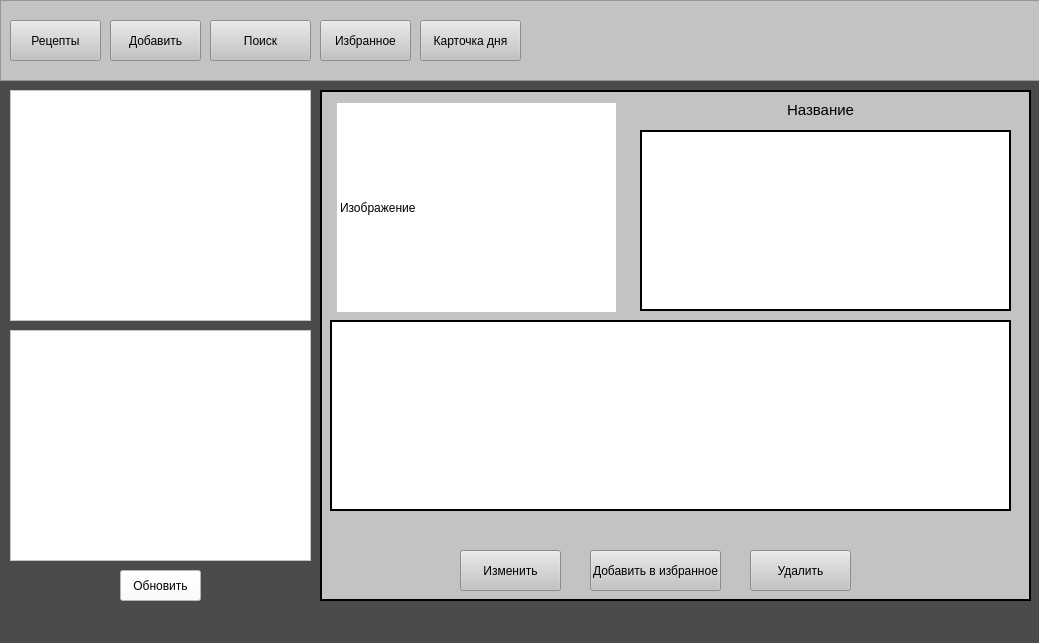
<?xml version="1.0" encoding="UTF-8"?>
<ui version="4.0">
 <class>MainWindow</class>
 <widget class="QMainWindow" name="MainWindow">
  <property name="geometry">
   <rect>
    <x>0</x>
    <y>0</y>
    <width>1039</width>
    <height>643</height>
   </rect>
  </property>
  <property name="windowTitle">
   <string>MainWindow</string>
  </property>
  <property name="styleSheet">
   <string notr="true">background-color:rgb(75, 75, 75)</string>
  </property>
  <widget class="QWidget" name="centralwidget">
   <widget class="QFrame" name="frame">
    <property name="geometry">
     <rect>
      <x>0</x>
      <y>0</y>
      <width>1041</width>
      <height>81</height>
     </rect>
    </property>
    <property name="styleSheet">
     <string notr="true">background-color:rgb(195, 195, 195)</string>
    </property>
    <property name="frameShape">
     <enum>QFrame::StyledPanel</enum>
    </property>
    <property name="frameShadow">
     <enum>QFrame::Raised</enum>
    </property>
    <widget class="QPushButton" name="pushButton_2">
     <property name="enabled">
      <bool>true</bool>
     </property>
     <property name="geometry">
      <rect>
       <x>10</x>
       <y>20</y>
       <width>91</width>
       <height>41</height>
      </rect>
     </property>
     <property name="text">
      <string>Рецепты</string>
     </property>
     <property name="icon">
      <iconset>
       <normaloff>../build-kurs-Desktop_Qt_6_1_3_MinGW_64_bit-Debug/debug/images/book.png</normaloff>../build-kurs-Desktop_Qt_6_1_3_MinGW_64_bit-Debug/debug/images/book.png</iconset>
     </property>
    </widget>
    <widget class="QPushButton" name="pushButton_3">
     <property name="enabled">
      <bool>true</bool>
     </property>
     <property name="geometry">
      <rect>
       <x>320</x>
       <y>20</y>
       <width>91</width>
       <height>41</height>
      </rect>
     </property>
     <property name="text">
      <string>Избранное</string>
     </property>
     <property name="icon">
      <iconset>
       <normaloff>../build-kurs-Desktop_Qt_6_1_3_MinGW_64_bit-Debug/debug/images/liked.png</normaloff>../build-kurs-Desktop_Qt_6_1_3_MinGW_64_bit-Debug/debug/images/liked.png</iconset>
     </property>
     <property name="iconSize">
      <size>
       <width>25</width>
       <height>25</height>
      </size>
     </property>
    </widget>
    <widget class="QPushButton" name="pushButton_4">
     <property name="geometry">
      <rect>
       <x>210</x>
       <y>20</y>
       <width>101</width>
       <height>41</height>
      </rect>
     </property>
     <property name="text">
      <string>Поиск</string>
     </property>
     <property name="icon">
      <iconset>
       <normaloff>../build-kurs-Desktop_Qt_6_1_3_MinGW_64_bit-Debug/debug/images/search.png</normaloff>../build-kurs-Desktop_Qt_6_1_3_MinGW_64_bit-Debug/debug/images/search.png</iconset>
     </property>
    </widget>
    <widget class="QPushButton" name="pushButton">
     <property name="geometry">
      <rect>
       <x>110</x>
       <y>20</y>
       <width>91</width>
       <height>41</height>
      </rect>
     </property>
     <property name="text">
      <string>Добавить</string>
     </property>
     <property name="icon">
      <iconset>
       <normaloff>../build-kurs-Desktop_Qt_6_1_3_MinGW_64_bit-Debug/debug/images/add.png</normaloff>../build-kurs-Desktop_Qt_6_1_3_MinGW_64_bit-Debug/debug/images/add.png</iconset>
     </property>
     <property name="iconSize">
      <size>
       <width>18</width>
       <height>18</height>
      </size>
     </property>
     <property name="checkable">
      <bool>false</bool>
     </property>
     <property name="checked">
      <bool>false</bool>
     </property>
     <property name="autoRepeat">
      <bool>false</bool>
     </property>
     <property name="autoExclusive">
      <bool>false</bool>
     </property>
    </widget>
    <widget class="QPushButton" name="pushButton_9">
     <property name="geometry">
      <rect>
       <x>420</x>
       <y>20</y>
       <width>101</width>
       <height>41</height>
      </rect>
     </property>
     <property name="text">
      <string>Карточка дня</string>
     </property>
    </widget>
   </widget>
   <widget class="QFrame" name="frame_2">
    <property name="geometry">
     <rect>
      <x>320</x>
      <y>90</y>
      <width>711</width>
      <height>511</height>
     </rect>
    </property>
    <property name="styleSheet">
     <string notr="true">background-color:rgb(195, 195, 195)</string>
    </property>
    <property name="frameShape">
     <enum>QFrame::Box</enum>
    </property>
    <property name="frameShadow">
     <enum>QFrame::Plain</enum>
    </property>
    <property name="lineWidth">
     <number>2</number>
    </property>
    <widget class="QLabel" name="label">
     <property name="geometry">
      <rect>
       <x>16</x>
       <y>12</y>
       <width>281</width>
       <height>211</height>
      </rect>
     </property>
     <property name="styleSheet">
      <string notr="true">background-color:rgb(255, 255, 255)</string>
     </property>
     <property name="frameShape">
      <enum>QFrame::StyledPanel</enum>
     </property>
     <property name="lineWidth">
      <number>2</number>
     </property>
     <property name="text">
      <string>Изображение</string>
     </property>
    </widget>
    <widget class="QPushButton" name="pushButton_5">
     <property name="geometry">
      <rect>
       <x>140</x>
       <y>460</y>
       <width>101</width>
       <height>41</height>
      </rect>
     </property>
     <property name="autoFillBackground">
      <bool>false</bool>
     </property>
     <property name="styleSheet">
      <string notr="true"/>
     </property>
     <property name="text">
      <string>Изменить</string>
     </property>
    </widget>
    <widget class="QPushButton" name="pushButton_6">
     <property name="geometry">
      <rect>
       <x>270</x>
       <y>460</y>
       <width>131</width>
       <height>41</height>
      </rect>
     </property>
     <property name="autoFillBackground">
      <bool>false</bool>
     </property>
     <property name="styleSheet">
      <string notr="true"/>
     </property>
     <property name="text">
      <string>Добавить в избранное</string>
     </property>
     <property name="flat">
      <bool>false</bool>
     </property>
    </widget>
    <widget class="QPushButton" name="pushButton_7">
     <property name="enabled">
      <bool>true</bool>
     </property>
     <property name="geometry">
      <rect>
       <x>430</x>
       <y>460</y>
       <width>101</width>
       <height>41</height>
      </rect>
     </property>
     <property name="mouseTracking">
      <bool>false</bool>
     </property>
     <property name="autoFillBackground">
      <bool>false</bool>
     </property>
     <property name="styleSheet">
      <string notr="true"/>
     </property>
     <property name="text">
      <string>Удалить</string>
     </property>
     <property name="icon">
      <iconset>
       <normaloff>../build-kurs-Desktop_Qt_6_1_3_MinGW_64_bit-Debug/debug/images/delete.png</normaloff>../build-kurs-Desktop_Qt_6_1_3_MinGW_64_bit-Debug/debug/images/delete.png</iconset>
     </property>
     <property name="autoRepeat">
      <bool>false</bool>
     </property>
    </widget>
    <widget class="QTextBrowser" name="textBrowser">
     <property name="geometry">
      <rect>
       <x>320</x>
       <y>40</y>
       <width>371</width>
       <height>181</height>
      </rect>
     </property>
     <property name="styleSheet">
      <string notr="true">background-color:rgb(255, 255, 255)</string>
     </property>
     <property name="frameShape">
      <enum>QFrame::Box</enum>
     </property>
     <property name="frameShadow">
      <enum>QFrame::Plain</enum>
     </property>
     <property name="lineWidth">
      <number>2</number>
     </property>
    </widget>
    <widget class="QTextBrowser" name="textBrowser_2">
     <property name="geometry">
      <rect>
       <x>10</x>
       <y>230</y>
       <width>681</width>
       <height>191</height>
      </rect>
     </property>
     <property name="styleSheet">
      <string notr="true">background-color:rgb(255, 255, 255)</string>
     </property>
     <property name="frameShape">
      <enum>QFrame::Box</enum>
     </property>
     <property name="frameShadow">
      <enum>QFrame::Plain</enum>
     </property>
     <property name="lineWidth">
      <number>2</number>
     </property>
    </widget>
    <widget class="QLabel" name="label_2">
     <property name="geometry">
      <rect>
       <x>370</x>
       <y>10</y>
       <width>261</width>
       <height>20</height>
      </rect>
     </property>
     <property name="font">
      <font>
       <pointsize>11</pointsize>
      </font>
     </property>
     <property name="text">
      <string>Название</string>
     </property>
     <property name="alignment">
      <set>Qt::AlignCenter</set>
     </property>
    </widget>
   </widget>
   <widget class="QTableView" name="tableView">
    <property name="geometry">
     <rect>
      <x>10</x>
      <y>90</y>
      <width>301</width>
      <height>231</height>
     </rect>
    </property>
    <property name="styleSheet">
     <string notr="true">background-color:rgb(255, 255, 255)</string>
    </property>
   </widget>
   <widget class="QPushButton" name="pushButton_8">
    <property name="geometry">
     <rect>
      <x>120</x>
      <y>570</y>
      <width>81</width>
      <height>31</height>
     </rect>
    </property>
    <property name="styleSheet">
     <string notr="true">background-color:rgb(255, 255, 255)</string>
    </property>
    <property name="text">
     <string>Обновить</string>
    </property>
   </widget>
   <widget class="QTableView" name="tableView_2">
    <property name="geometry">
     <rect>
      <x>10</x>
      <y>330</y>
      <width>301</width>
      <height>231</height>
     </rect>
    </property>
    <property name="styleSheet">
     <string notr="true">background-color:rgb(255, 255, 255)</string>
    </property>
   </widget>
  </widget>
  <widget class="QMenuBar" name="menubar">
   <property name="geometry">
    <rect>
     <x>0</x>
     <y>0</y>
     <width>1039</width>
     <height>21</height>
    </rect>
   </property>
  </widget>
  <widget class="QStatusBar" name="statusbar"/>
 </widget>
 <resources/>
 <connections/>
</ui>
